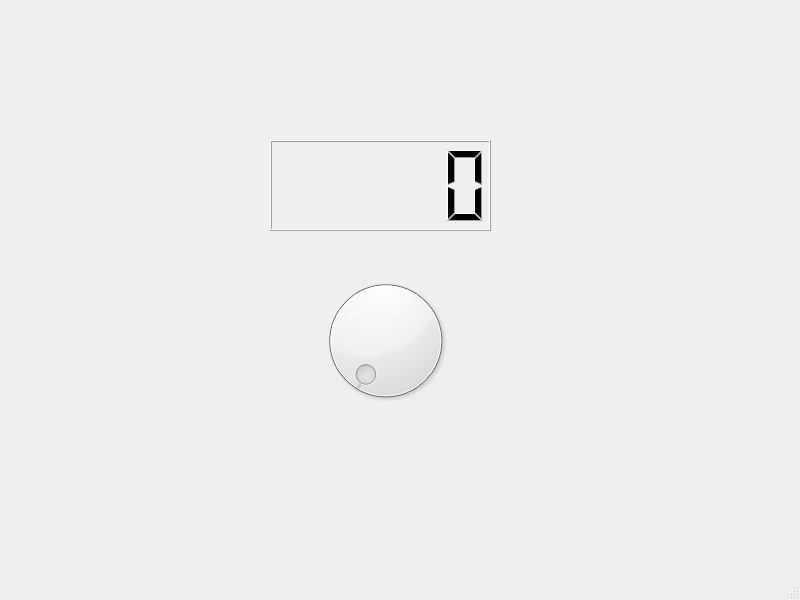
<?xml version="1.0" encoding="UTF-8"?>
<ui version="4.0">
 <class>MainWindow</class>
 <widget class="QMainWindow" name="MainWindow">
  <property name="geometry">
   <rect>
    <x>0</x>
    <y>0</y>
    <width>800</width>
    <height>600</height>
   </rect>
  </property>
  <property name="windowTitle">
   <string>MainWindow</string>
  </property>
  <widget class="QWidget" name="centralwidget">
   <widget class="QDial" name="dial">
    <property name="geometry">
     <rect>
      <x>300</x>
      <y>270</y>
      <width>171</width>
      <height>141</height>
     </rect>
    </property>
   </widget>
   <widget class="QLCDNumber" name="lcdNumber">
    <property name="geometry">
     <rect>
      <x>270</x>
      <y>140</y>
      <width>221</width>
      <height>91</height>
     </rect>
    </property>
   </widget>
  </widget>
  <widget class="QMenuBar" name="menubar">
   <property name="geometry">
    <rect>
     <x>0</x>
     <y>0</y>
     <width>800</width>
     <height>28</height>
    </rect>
   </property>
  </widget>
  <widget class="QStatusBar" name="statusbar"/>
 </widget>
 <resources/>
 <connections>
  <connection>
   <sender>dial</sender>
   <signal>valueChanged(int)</signal>
   <receiver>MainWindow</receiver>
   <slot>lcd_slot()</slot>
   <hints>
    <hint type="sourcelabel">
     <x>400</x>
     <y>384</y>
    </hint>
    <hint type="destinationlabel">
     <x>243</x>
     <y>346</y>
    </hint>
   </hints>
  </connection>
 </connections>
 <slots>
  <slot>lcd_slot()</slot>
 </slots>
</ui>
